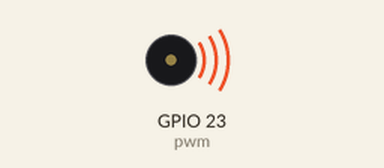
Simulated run of this program. Board: ESP32 board running MicroPython. On the bench: buzzer (waves = sounding).

Above: at 0.02 s.
At 2.0 s:
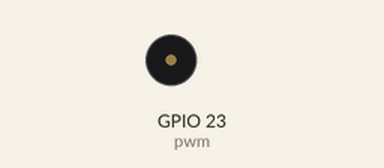
Timing chart, 0 to 3.5 s (numbered marks = the images above):
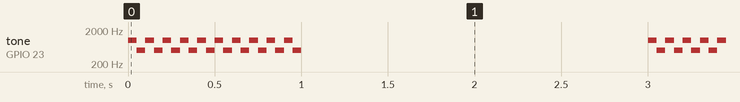

Measured:
- by itself, tone on GPIO 23 (pwm): plays 1000 Hz for 0.05 s, 500 Hz for 0.05 s, 1000 Hz for 0.05 s, 500 Hz for 0.05 s, 1000 Hz for 0.05 s, 500 Hz for 0.05 s … (880 notes in this stretch)

The program:

ring.py
```python
#
from machine import Pin, PWM
import time


def ringTone(pwm):
  for i in range(1, 11):  # 10 次迴圈 (1~10)
    pwm.freq(1000)        # 設定頻率為 1KHz
    pwm.duty(512)         # 設定工作週期為 50%
    time.sleep_ms(50)     # 持續時間 50 毫秒
    pwm.freq(500)         # 設定頻率為 500Hz
    time.sleep_ms(50)     # 持續時間 50 毫秒


while True:
  pwm = PWM(Pin(23))
  ringTone(pwm)
  pwm.deinit()
  time.sleep(2)
```
